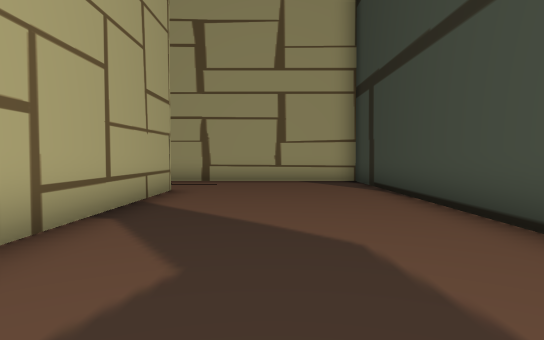
View 1 (above)

19 first-person views from a walk through a scene from a Unity 3-D project. The camera is 1.5 m above the floor, tilts 2° down and sees 75° across. The floor is counted in squares, 2 m on a side. Each view is taken from the middle of a square. On the plan, view 1 faces up. The plan holds only what a view shows up to about 11 squares ahead; the rest is blank. The place goes on beyond the plan. The player is left out.

View 2
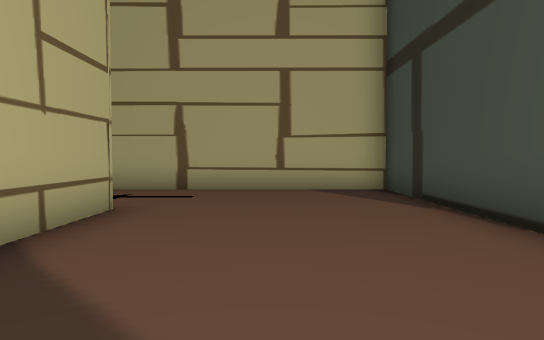

View 3
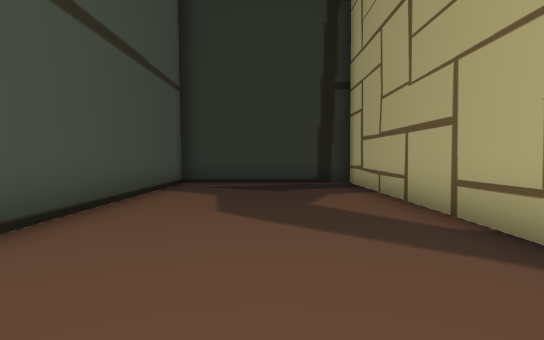

View 4
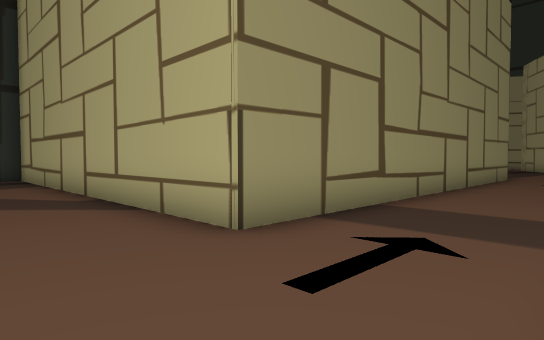

View 5
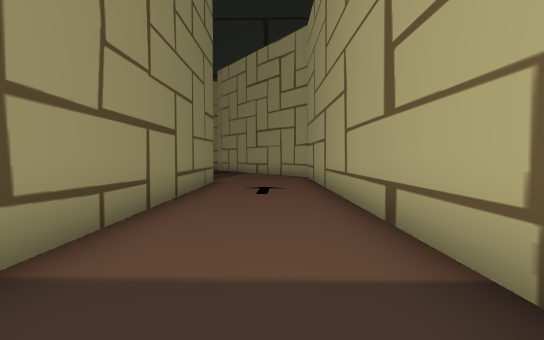

View 6
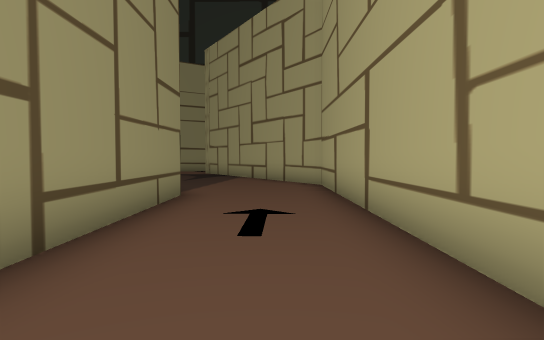

View 7
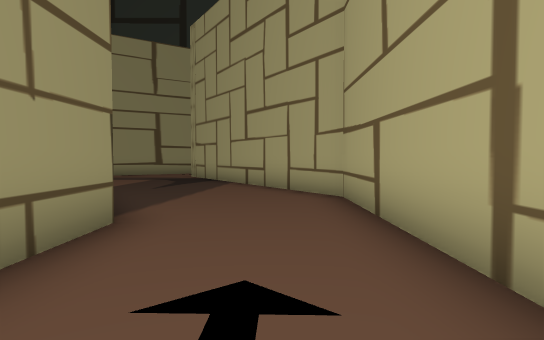

View 8
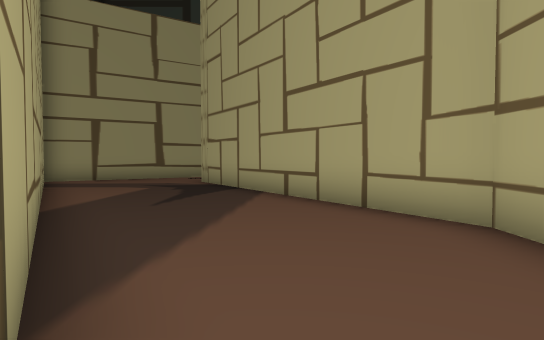

View 9
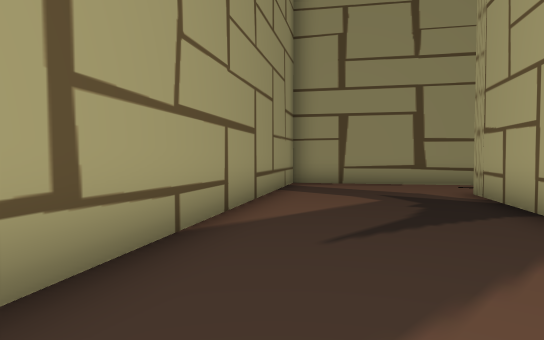

View 10
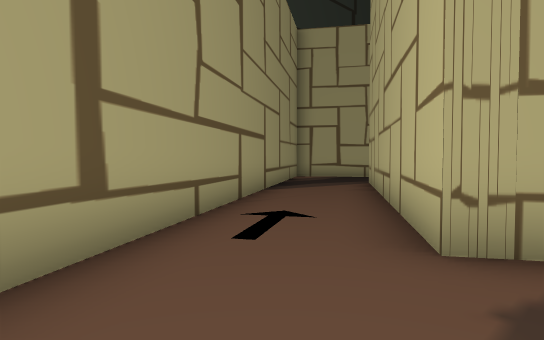

View 11
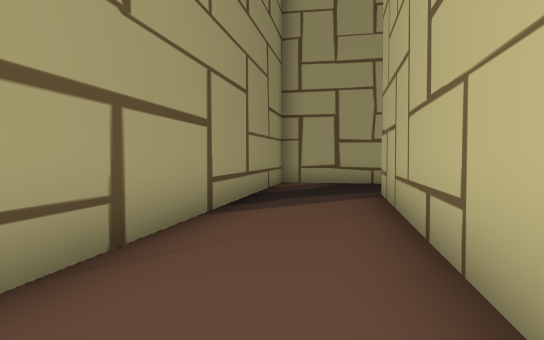

View 12
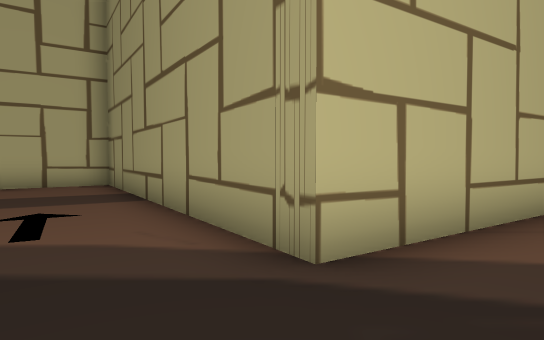

View 13
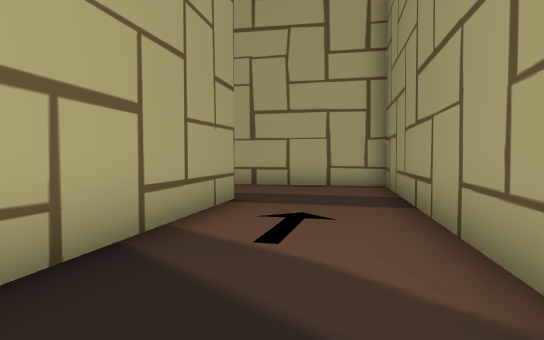

View 14
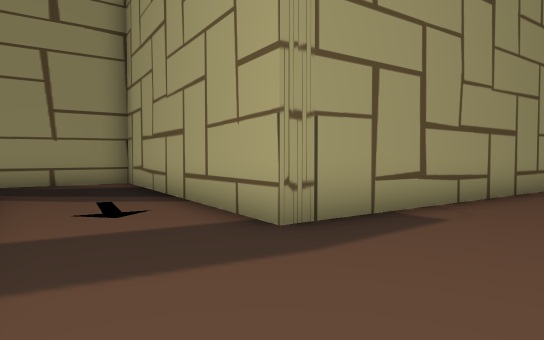

View 15
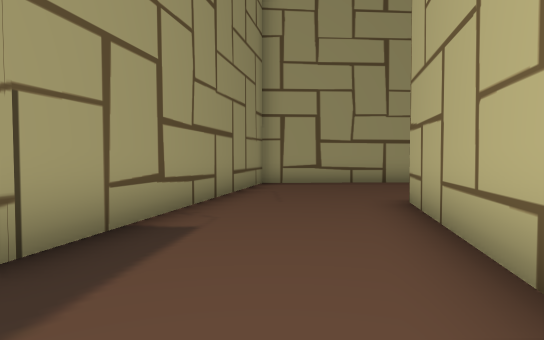

View 16
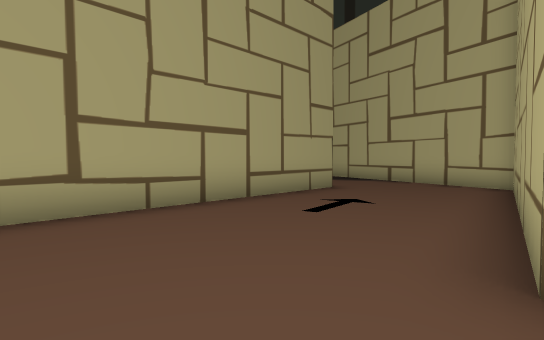

View 17
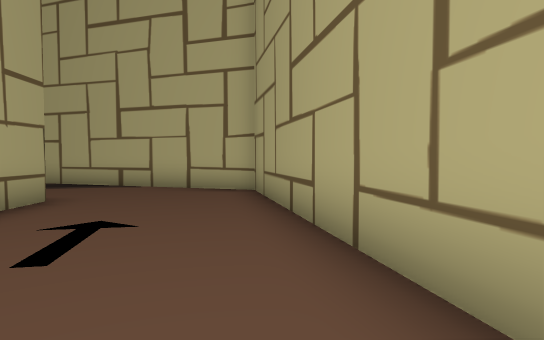

View 18
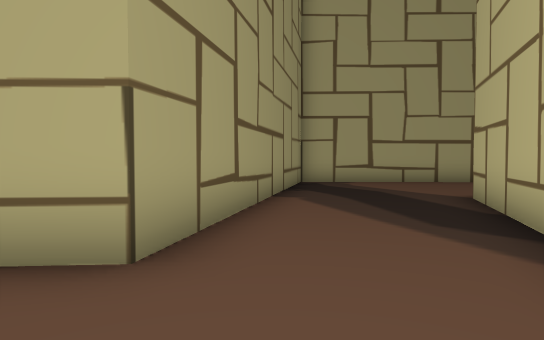

View 19
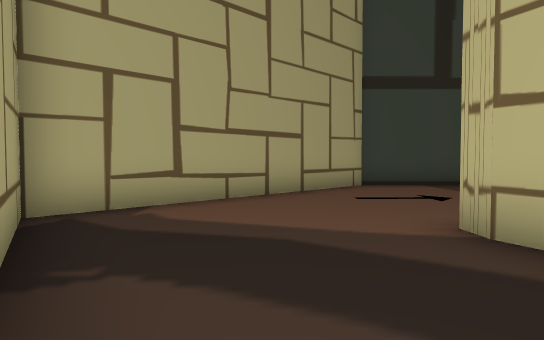

### Floor plan
Points are (right, up) in squares from view 1. A wall is a line through its corners. A room is listed if a view was taken in it or the views show most of it. See-through windows are left out.
Room 1 (views 1, 2, 3, 4, 5, 6, 7, 8, 9)
walls: (-16, 7) (-14.1, 8.2) (-2.3, 8.2) (-2.3, -2.6) (2.7, -2.6) (2.7, 11.4) (-16.8, 11.4) (-19.1, 10)
ways out: opening at (-17, 8.7) to room 2
Room 2 (views 10, 11)
walls: (-19.1, 10) (-24, 6.8) (-28.5, 13.7); (-30.8, 12.3) (-23.9, 2) (-16, 7)
ways out: opening at (-17, 8.7) to room 1; opening at (-29.5, 12) to room 3
Room 3 (views 12, 13, 14, 15)
walls: (-27.8, 21.9) (-25.9, 19.1) (-32.4, 14.8) (-30.8, 12.3); (-28.5, 13.7) (-21.3, 18.4) (-25.1, 24.1)
ways out: opening at (-29.5, 12) to room 2; opening at (-26.5, 23.5) to room 4
Room 4 (views 16, 17, 18, 19)
walls: (-25.1, 24.1) (-25.6, 24.9) (-21.5, 31.1) (-25, 38.2); (-28, 36) (-25.4, 32) (-30.6, 26.2) (-27.8, 21.9)
ways out: opening at (-26.5, 23.5) to room 3; opening at (-26.5, 37.5)

Positions as (right, up) in squares from view 1, and headings:
1: (0, 0), facing up
2: (0, 3), facing up
3: (0, 8), facing down
4: (0, 11), facing down-left
5: (-3, 10), facing left
6: (-7, 10), facing left
7: (-10, 10), facing left
8: (-13, 9), facing left
9: (-16, 9), facing down-left
10: (-23, 4), facing up-left
11: (-25, 7), facing up-left
12: (-31, 14), facing right
13: (-30, 14), facing up-right
14: (-22, 19), facing left
15: (-23, 19), facing up-left
16: (-27, 23), facing up
17: (-27, 25), facing up-right
18: (-23, 31), facing up-left
19: (-27, 35), facing up
